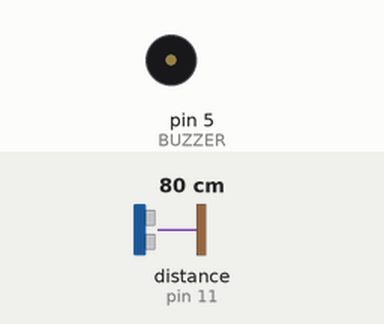
A sketch run on a simulated Arduino Uno, built with avr-gcc and run on an emulated ATmega328P. On the bench: buzzer (waves = sounding). The inputs (shaded band) are chosen by the test bench; at power-on: distance to the obstacle (sensor on pin 11) 80 cm. The echo pulse lasts 58.3 µs per cm.

Above: at 1.2 s.
1.3 s: distance to the obstacle (sensor on pin 11) set to 54 cm
2.8 s: distance to the obstacle (sensor on pin 11) set to 47 cm
At 3.8 s:
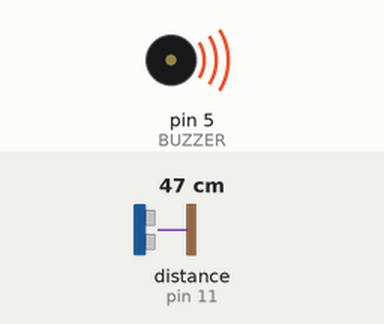
Timing chart, 0 to 5.8 s (numbered marks = the images above; inputs shaded):
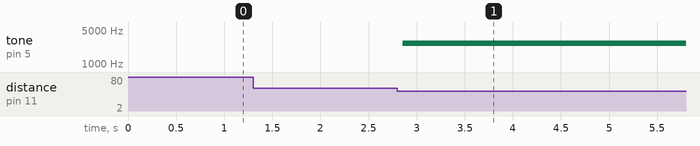

Measured:
- the behaviour switches between 51 and 50 cm on distance to the obstacle (sensor on pin 11) (found by bisection; images 0 and 1)
- after the input at 1.3 s, every drawn part: stays the same
- after the input at 2.8 s, tone on pin 5 (BUZZER): silent → 2650 Hz after 0.05 s

The sketch:

codigo2_resposta.ino
```cpp
#include <Ultrasonic.h>

#define BUZZER 5

Ultrasonic ultrasonic(12,11); // (Trig PIN,Echo PIN)

int distancia;

void setup() {
}

void loop()
{
  distancia = ultrasonic.Ranging(CM);

  if(distancia < 51){ //apita abaixo de 50 cm
    delay(50);        //intervalo para leitura do sensor
    tone(BUZZER, 2650, 1000); //2650Hz 100ms
  }
}
```
